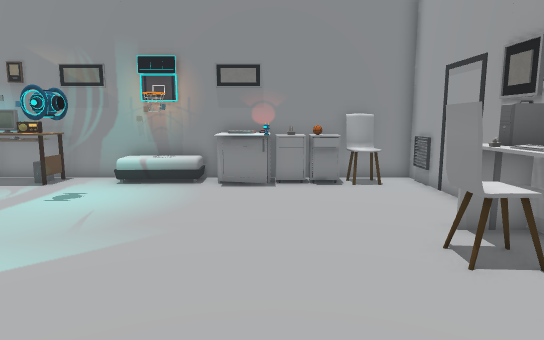
view 1 (above)

16 first-person views from a walk through a Unity game level. The camera is 1.2 m above the floor, tilts 8° down and sees 75° across. The floor is counted in squares, 0.5 m on a side. Each view is taken from the middle of a square. On the plan, view 1 faces up. The plan holds only what a view shows up to about 20 squares ahead; the rest is blank. Some animated figures are not drawn. Some surface patterns are stand-ins.

view 2
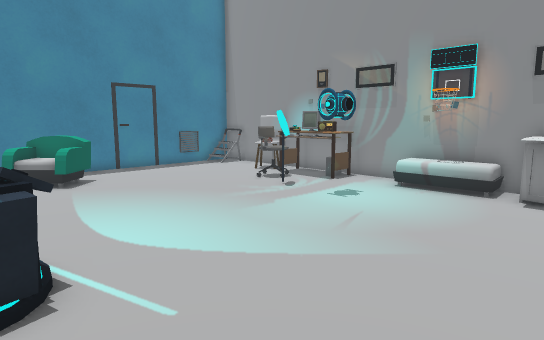

view 3
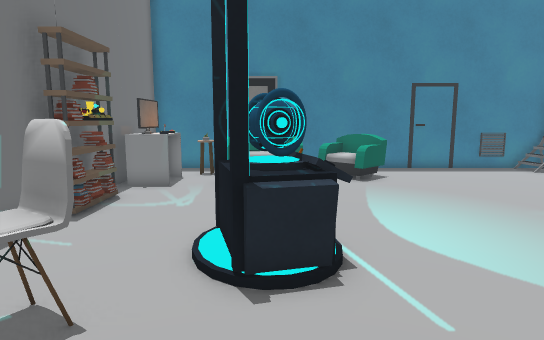

view 4
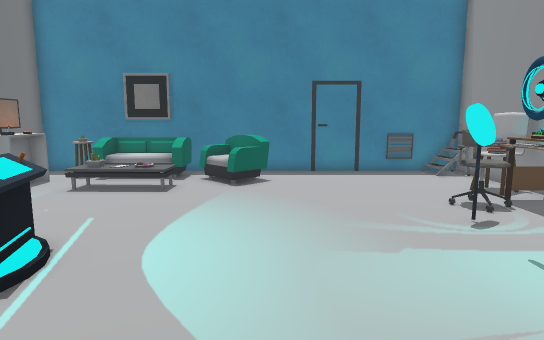

view 5
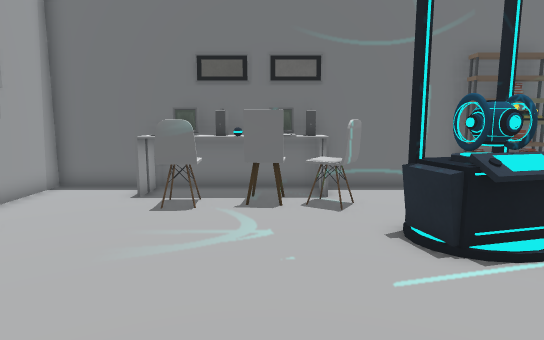

view 6
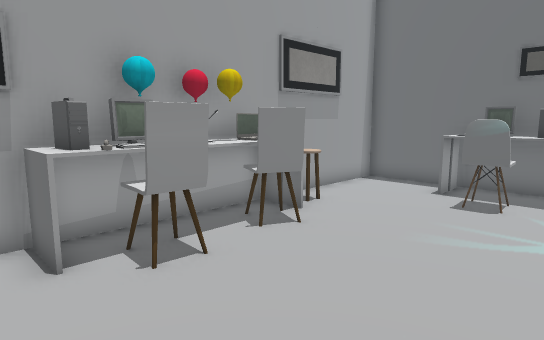

view 7
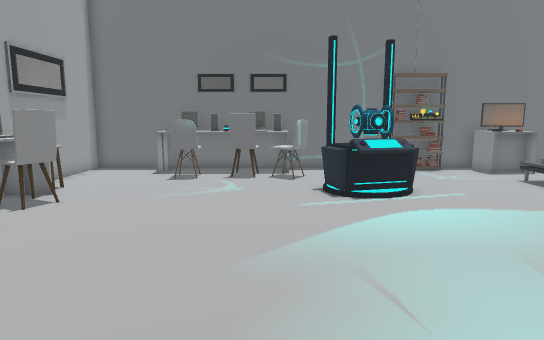

view 8
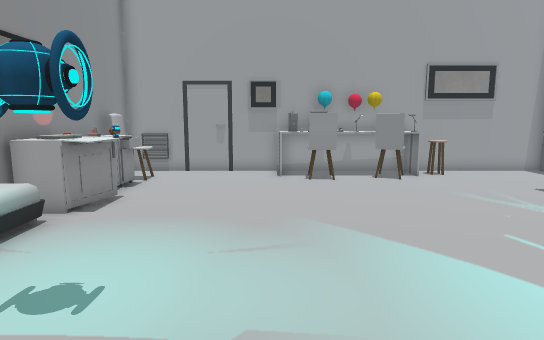

view 9
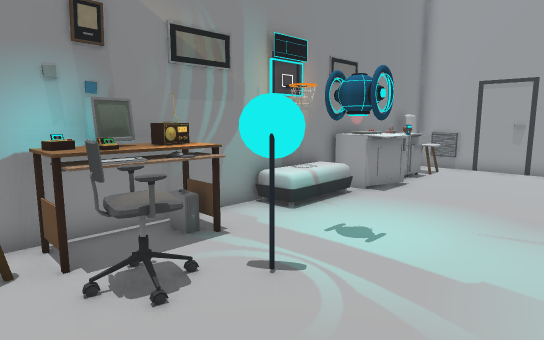

view 10
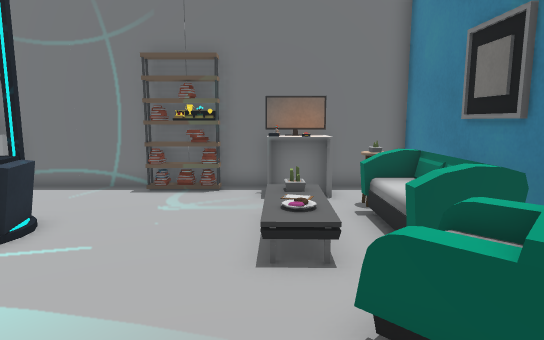

view 11
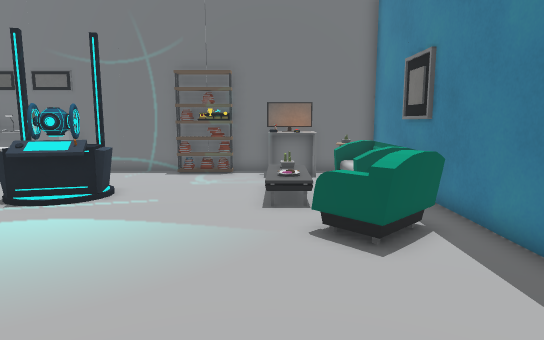

view 12
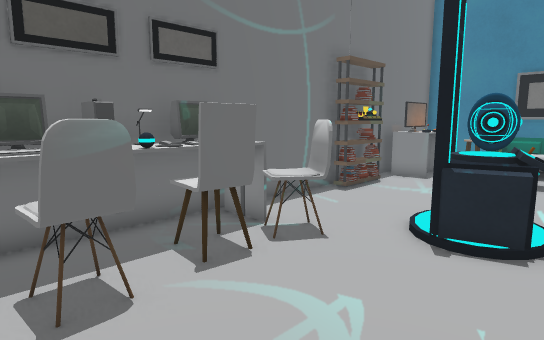

view 13
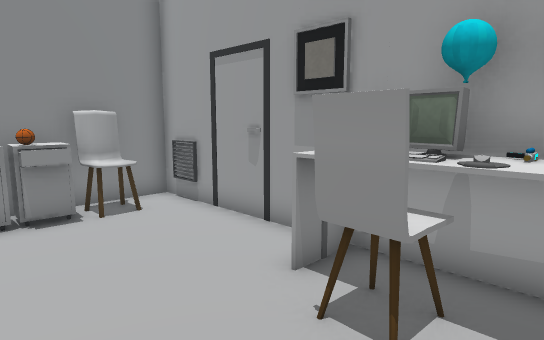

view 14
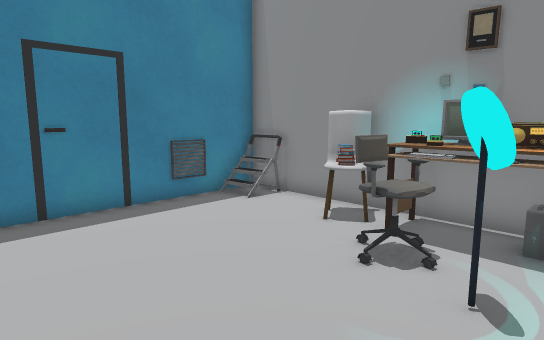

view 15
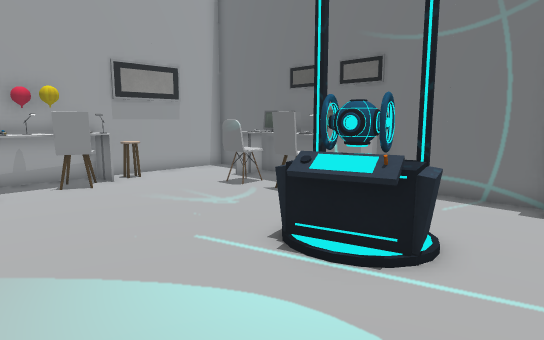

view 16
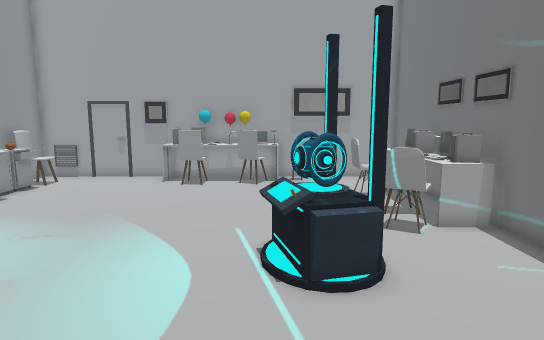

### Floor plan
Points are (right, up) in squares from view 1. A wall is a line through its corners. A room is listed if a view was taken in it or the views show most of it. See-through windows are left out.
Room 1 (views 1, 2, 3, 4, 5, 6, 7, 8, 9, 10, 11, 12, 13, 14, 15, 16)
walls: (-6.3, 1.5) (-6, 1.2); (-6.3, 1.5) (-6, 1.3); (-6.3, 1.5) (-6, 1.3); (-5.7, 1.5) (-5.8, 1.2); (-6.4, 1.5) (-5.5, 1); (-6.4, 1.5) (-6, 1.6); (-6.2, 1.4) (-5.9, 0.8) (-6.2, 0.7); (-5.8, 1.4) (-6, 0.9); (-5.8, 1.4) (-5.8, 1.3) (-6.1, 0.9); (-6.4, 1.4) (-6, 1.3); (-6.4, 1.4) (-6, 1.3); (-6.5, 1.4) (-6, 1.3); (-6.5, 1.3) (-6, 1.4); (-5.7, 1.2) (-6.2, 0.7); (-5.7, 1.2) (-5.7, 0.8) (-5.9, 1.3) (-5.9, 1.4) (-5.8, 1); (-6.6, 1.2) (-6, 1.6); (-6.7, 1.2) (-6.3, 1.5) (-6, 1.5) (-6, 1.5) (-6, 1.5); (-5.8, 0.9) (-5.9, 1.6); (-5.7, 0.9) (-6, 1.2); (-5.9, 0.8) (-6.2, 0.6); (-6.3, 10.1) (-6.8, 10.3); (-6.5, 10.1) (-7, 10.5) (-6.9, 10.8); (-6.3, 10.2) (-6.8, 10.2); (-6.3, 10.2) (-7, 10.5); (-6.3, 10.3) (-6.8, 10.3) (-7, 10.4); (-6.3, 10.3) (-7.1, 10.3); (-7.1, 10.2) (-7.2, 10.6) (-6.9, 11.3); (-7, 10.3) (-7.2, 10.7); (-6.3, 10.4) (-6.8, 10.3) (-7, 10.5); (-6.5, 10.4) (-6.8, 10.3); (-7.2, 10.3) (-7.2, 10.7); (-7.1, 10.6) (-7.2, 10.7); (-7.2, 10.6) (-7.1, 11.4); (-6.3, 10.8) (-6.8, 10.2); (-6.3, 11) (-6.3, 10.1) (-6.8, 10.2); (-6.5, 11.2) (-7.2, 11.3); (-6.4, 11.3) (-7, 11.2); (-6.4, 11.3) (-7.2, 11.3); (-6.4, 11.3) (-7.2, 11.3); (-11.4, 14.8) (-17.8, 14.8) (-17.8, -4.8) (5.8, -4.8) (5.8, 12.5); (5.8, 14.4) (5.8, 14.8) (-9.6, 14.8)
low walls: (-9.4, 12.7) (-10.6, 12.7); (-9.4, 13) (-10.6, 13); (-11.5, 13.4) (-11.5, 14.5) (-11.5, 13.5)
objects: other object (-18, 12); other object (-17, -1) to (-15, 2); other object (-17, 4) to (-16, 5); other object (-16, -2); other object (-15, -4) to (-13, -4); other object (-15, -3) to (-14, -3); other object (-14, 13) to (-12, 14); other object (-13, -3); other object (-11, -4) to (-9, -4); other object (-11, 11) to (-10, 12); other object (-11, 13); other object (-11, 14); other object (-11, 15); other object (-10, 14); other object (-10, 15); other object (-9, 10) to (-9, 11); other object (-9, 13); other object (-9, 14); other object (-8, 0) to (-5, 2); other object (-5, 14) to (-4, 14); other object (-4, -4); other object (-4, -3) to (-3, -1); other object (-3, -4) to (-2, -4); other object (-2, -3); other object (-2, -2) to (-1, -2); other object (-2, 13) to (-1, 13); other object (-2, 14) to (-1, 14); other object (-1, -4); other object (-1, -3); other object (0, -4) to (0, -3); other object (0, -3) to (1, -1); other object (0, 13) to (1, 14); other object (1, -4); other object (2, 13) to (3, 14); other object (2, 14); other object (3, 3) to (4, 4); other object (3, 5) to (4, 6); other object (3, 13) to (4, 14); other object (4, 0) to (5, 1); other object (4, 2) to (5, 2); other object (4, 5); other object (4, 7) to (5, 8); other object (5, 3); other object (5, 4); other object (5, 5); other object (5, 6); other object (6, 13) to (6, 14)

Where each view was taken, in squares from view 1:
view 1: 0 up, 0 right, facing up
view 2: 1 up, 0 right, facing up-left
view 3: 1 up, 0 right, facing left
view 4: 6 up, 1 left, facing left
view 5: 8 up, 2 left, facing down
view 6: 9 up, 2 left, facing down-right
view 7: 13 up, 3 left, facing down
view 8: 8 up, 11 left, facing right
view 9: 7 up, 13 left, facing up-right
view 10: 8 up, 13 left, facing down
view 11: 12 up, 13 left, facing down
view 12: 3 up, 2 right, facing down-left
view 13: 4 up, 0 right, facing up-right
view 14: 6 up, 8 left, facing up-left
view 15: 7 up, 10 left, facing down-right
view 16: 2 up, 14 left, facing right
